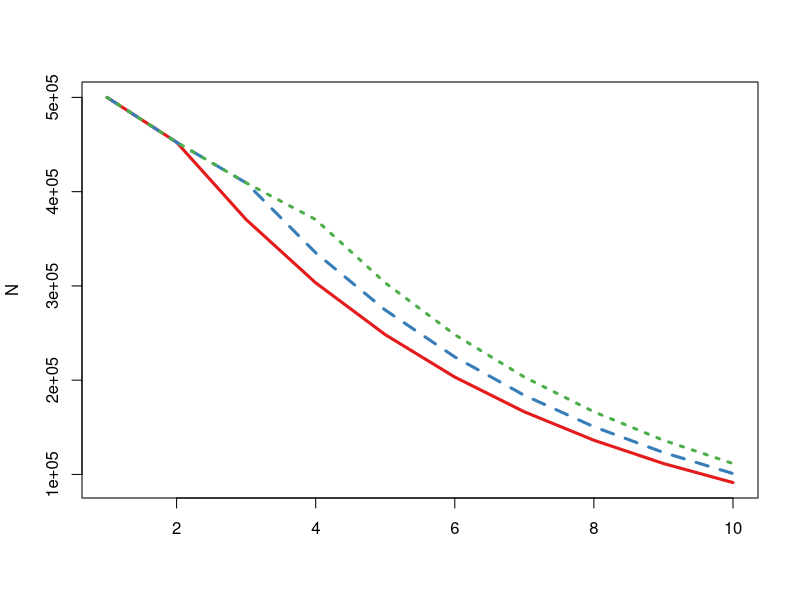
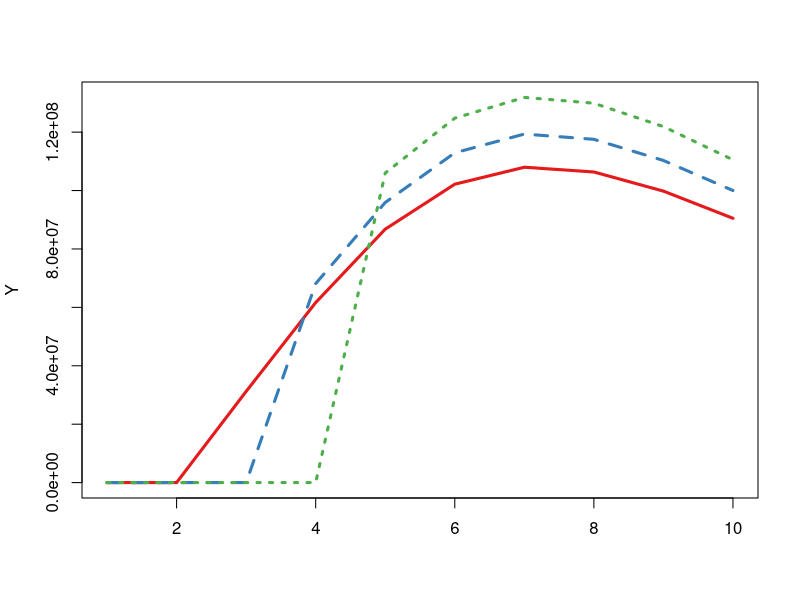
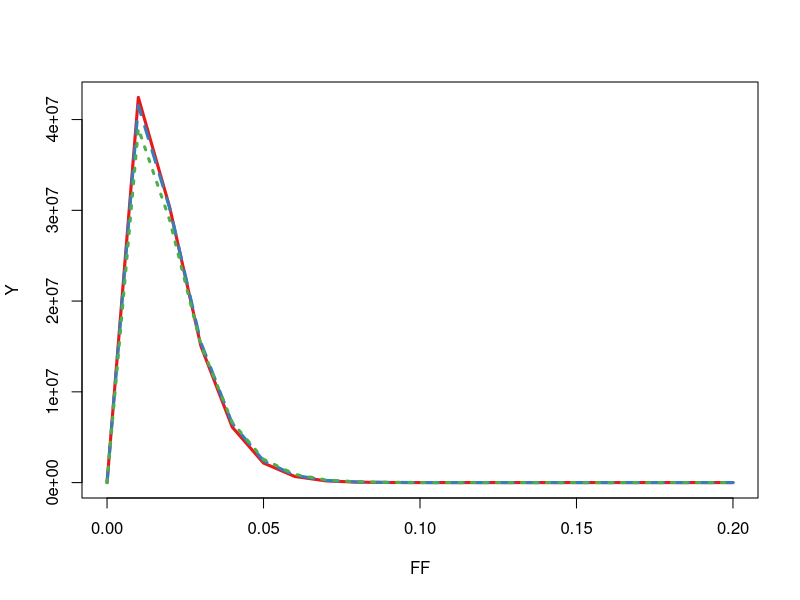

The R source for these figures, in order:
rm(list=ls())

#
library(RColorBrewer)

#
#FUNCTIONS
#

#allometric relationship between length and weight
LtoW = function(l, rho){ rho*l^3 }

#execute VB growth to convert ages to lengths
vbAtoL = function(a, a0, k, Linf){ Linf*(1-exp(-k*(a-a0))) }

#
knifeStep = function(a, Na, edge, fm){
	#a	: age
	#Na	: number at age
	#edge	: knife edge age of recruitment
	#fm 	: fishing mortality
	
	#assume population is not in the fishery, but if it is include fishing mortality
	Na1 = Na*exp(-M)
	if(a>=edge){ Na1 = Na*exp(-M-fm) }
	#
	return( Na1 ) 
}

#
knifeYeild = function(a, Na, edge, fm){
	#a      : age
        #Na     : number at age
        #edge   : knife edge age of recruitment
        #fm     : fishing mortality
	
	#
	y = 0
	if(a>=edge){ y=(fm/(fm+M))*(1-exp(-M-fm))*LtoW(vbAtoL(a, t0, k, L00), rho)*Na }
	#
	return( y )
}

#
#GLOBAL
#

#max age
A = 10
#
rho = 0.1
#
k   = 0.25
L00 = 50
t0  = 0
M   = 0.1
f  = 0.1

#
#PART ONE
#

#
N = matrix(NA, nrow=A, ncol=3)
rownames(N) = sprintf("AGE %d", 0:9)
colnames(N) = sprintf("ar%d", 2:4)
N[1,] = 500000
#
Y = matrix(0, nrow=A, ncol=3)
rownames(Y) = sprintf("AGE %d", 0:9)
colnames(Y) = sprintf("ar%d", 2:4)

#iterate
for(a in 1:(A-1)){
	#
	N[a+1,1] = knifeStep(a, N[a,1], 2, f)
	N[a+1,2] = knifeStep(a, N[a,2], 3, f)
	N[a+1,3] = knifeStep(a, N[a,3], 4, f)
	#
	Y[a+1,1] = knifeYeild(a, N[a,1], 2, f)
        Y[a+1,2] = knifeYeild(a, N[a,2], 3, f)
        Y[a+1,3] = knifeYeild(a, N[a,3], 4, f)	
}

#plot
cols = brewer.pal(9, "Set1")
matplot(N, type='l', col=cols[1:3], lwd=3)
dev.new()
matplot(Y, type='l', col=cols[1:3], lwd=3)

#
#PART TWO
#


#
Na = matrix(NA, nrow=1, ncol=3)
colnames(N) = sprintf("ar%d", 2:4)
Na[1,] = 500000
#
FF = seq(0, 0.2, 0.01)
FI = length(FF)
#
Y = matrix(0, nrow=FI, ncol=3)
rownames(Y) = sprintf("Fish Mort %f", FF)
colnames(Y) = sprintf("ar%d", 2:4)

#a bunch of different fishing mortalities
for(fi in 1:FI){
	#iterate
	for(a in 1:(A-1)){
		#fish
		Y[fi, 1] = Y[fi, 1] + knifeYeild(a, Na[1], 2, FF[fi])
	        Y[fi, 2] = Y[fi, 2] + knifeYeild(a, Na[2], 3, FF[fi])
	        Y[fi, 3] = Y[fi, 3] + knifeYeild(a, Na[3], 4, FF[fi])	
		#update to the next generation
		Na[1] = knifeStep(a, Na[1], 2, FF[fi])
		Na[2] = knifeStep(a, Na[2], 3, FF[fi])
		Na[3] = knifeStep(a, Na[3], 4, FF[fi])
	}
}

#plot
dev.new()
matplot(FF, Y, type='l', col=cols[1:3], lwd=3)



